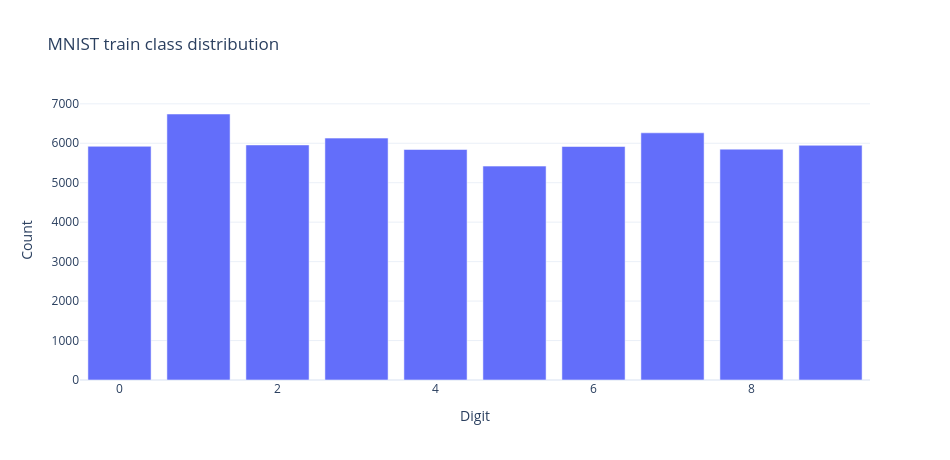
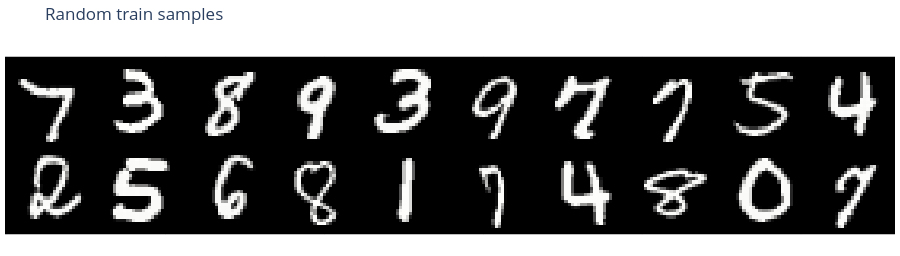

The cell these charts' notebook holds for them, in order:
### Markdown cell above
## Stage 1 - data preparation and EDA

Goal: inspect MNIST distribution, sanity-check image tensors, and test augmentation/noise effects before model training.

### Code cell
base_transform = transforms.ToTensor()

train_ds = datasets.MNIST(root=DATA_DIR, train=True, transform=base_transform, download=True)
test_ds = datasets.MNIST(root=DATA_DIR, train=False, transform=base_transform, download=True)

train_images = torch.stack([train_ds[i][0] for i in range(len(train_ds))])
train_labels = torch.tensor([train_ds[i][1] for i in range(len(train_ds))])
test_images = torch.stack([test_ds[i][0] for i in range(len(test_ds))])
test_labels = torch.tensor([test_ds[i][1] for i in range(len(test_ds))])

fig_train_dist = px.bar(
    x=list(range(10)),
    y=np.bincount(train_labels.numpy(), minlength=10),
    labels={"x": "Digit", "y": "Count"},
    title="MNIST train class distribution",
)
style_fig(fig_train_dist, "MNIST train class distribution").show()

sample_idx = np.random.choice(len(train_images), size=20, replace=False)
fig_samples = show_image_grid(train_images[sample_idx].squeeze(1).numpy(), "Random train samples", ncols=10)
fig_samples.show()

### Figure 1 — Plotly figure (JSON) as saved in the notebook; plotly's stock layout.template omitted (floating-point values rounded to 4 significant figures)
{"data": [{"hovertemplate": "Digit=%{x}<br>Count=%{y}<extra></extra>", "legendgroup": "", "marker": {"color": "#636efa", "pattern": {"shape": ""}}, "name": "", "orientation": "v", "showlegend": false, "textposition": "auto", "type": "bar", "x": [0, 1, 2, 3, 4, 5, 6, 7, 8, 9], "xaxis": "x", "y": [5923, 6742, 5958, 6131, 5842, 5421, 5918, 6265, 5851, 5949], "yaxis": "y"}], "layout": {"barmode": "relative", "height": 460, "legend": {"tracegroupgap": 0}, "title": {"text": "MNIST train class distribution"}, "width": 950, "xaxis": {"anchor": "y", "domain": [0, 1], "title": {"text": "Digit"}}, "yaxis": {"anchor": "x", "domain": [0, 1], "title": {"text": "Count"}}}}

### Figure 2 — Plotly figure (JSON) as saved in the notebook; plotly's stock layout.template omitted (floating-point values rounded to 4 significant figures; data arrays with more than 128 entries replaced by an {"elided": "..."} marker saying what was removed)
{"data": [{"coloraxis": "coloraxis", "hovertemplate": "x: %{x}<br>y: %{y}<br>color: %{z}<extra></extra>", "name": "0", "type": "heatmap", "xaxis": "x", "yaxis": "y", "z": {"elided": "56x280 float values"}}], "layout": {"coloraxis": {"cmax": 1, "cmin": 0, "colorscale": [[0, "rgb(0, 0, 0)"], [0.09091, "rgb(16, 16, 16)"], [0.1818, "rgb(38, 38, 38)"], [0.2727, "rgb(59, 59, 59)"], [0.3636, "rgb(81, 80, 80)"], [0.4545, "rgb(102, 101, 101)"], [0.5455, "rgb(124, 123, 122)"], [0.6364, "rgb(146, 146, 145)"], [0.7273, "rgb(171, 171, 170)"], [0.8182, "rgb(197, 197, 195)"], [0.9091, "rgb(224, 224, 223)"], [1, "rgb(254, 254, 253)"]], "showscale": false}, "height": 256, "margin": {"b": 5, "l": 5, "r": 5, "t": 40}, "title": {"text": "Random train samples"}, "xaxis": {"anchor": "y", "constrain": "domain", "domain": [0, 1], "scaleanchor": "y", "showticklabels": false}, "yaxis": {"anchor": "x", "autorange": "reversed", "constrain": "domain", "domain": [0, 1], "showticklabels": false}}}
